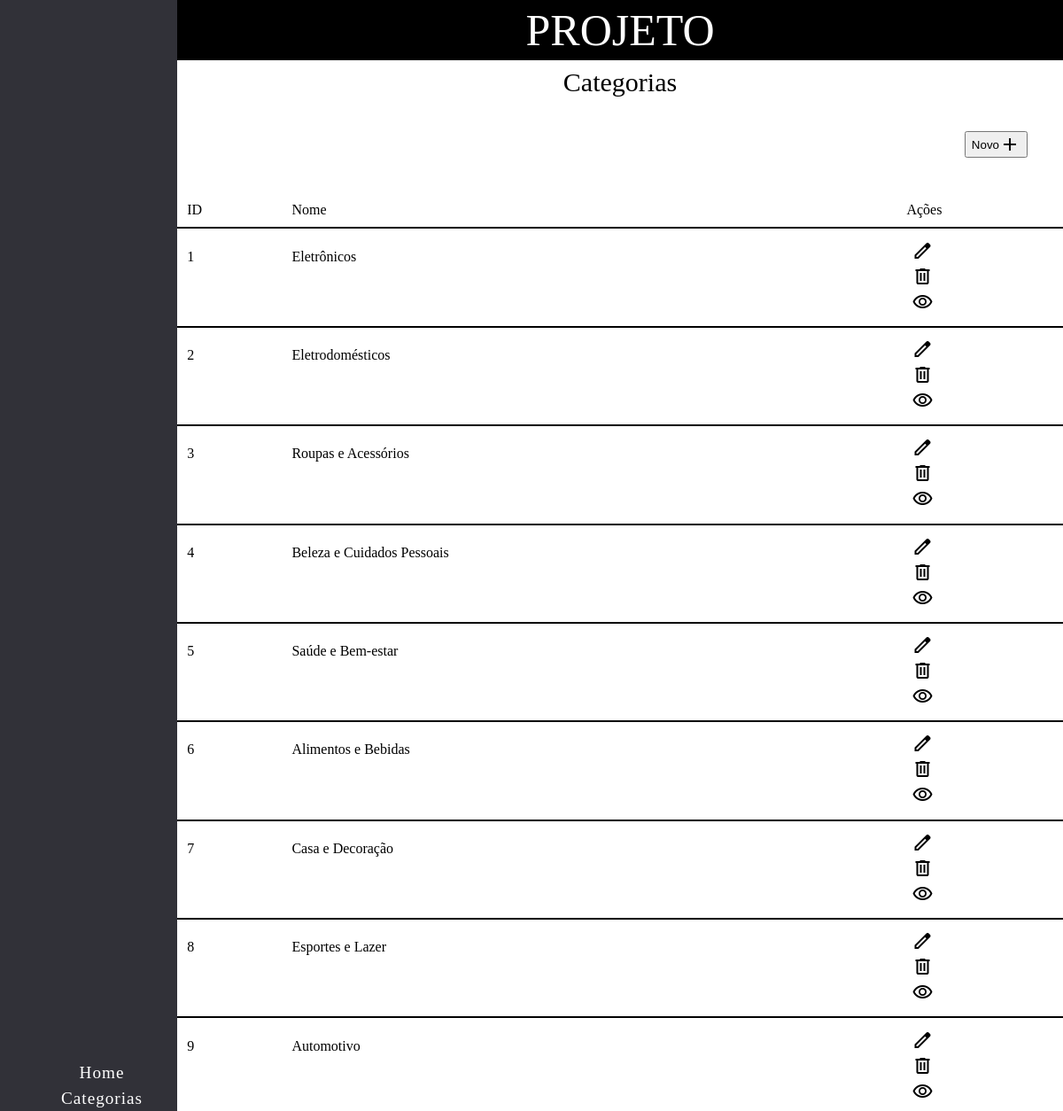
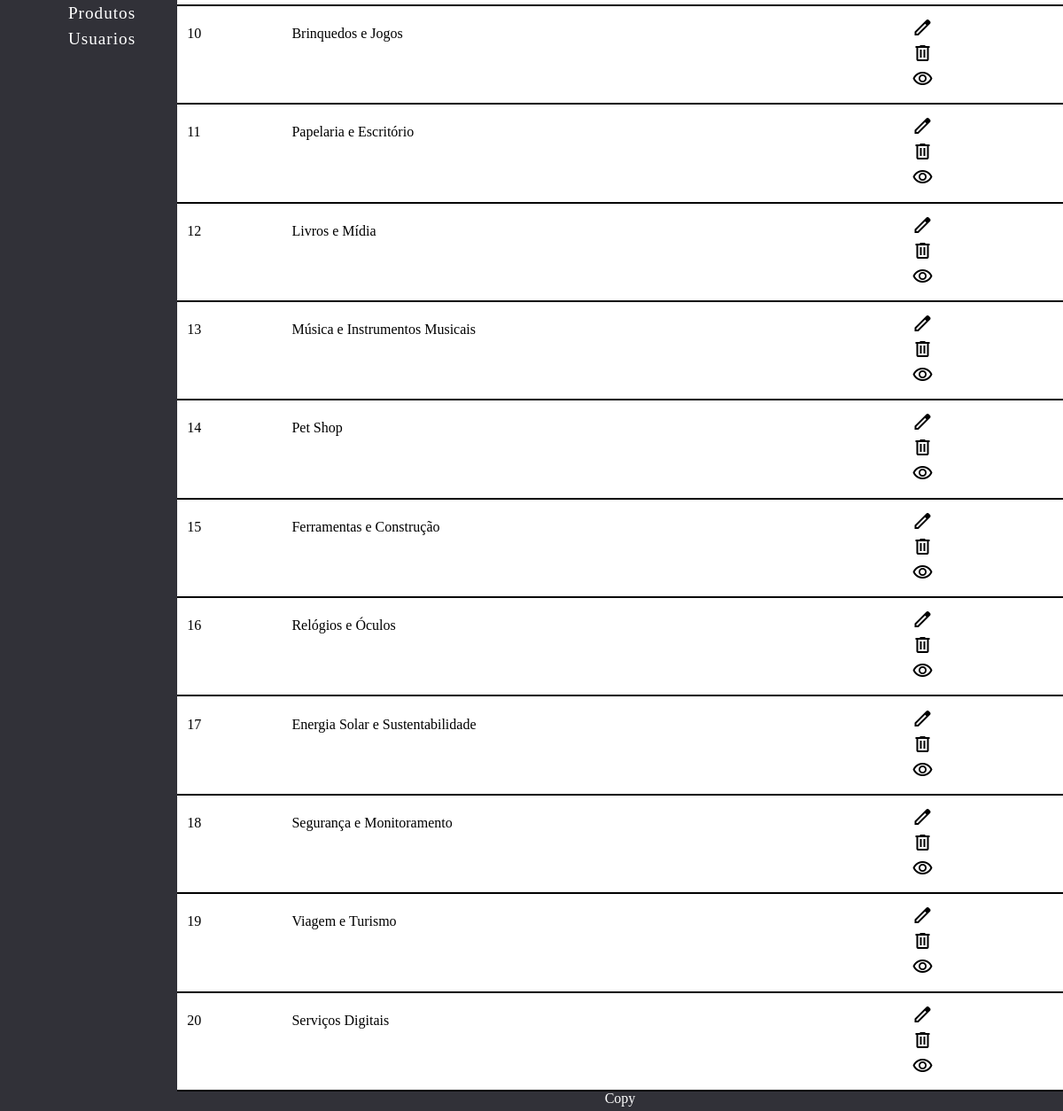
Page /view/pages/categorias.php on the committed database (2 pictures, top to bottom).
### tables this page shows
CREATE TABLE categorias (
  id INT PRIMARY KEY AUTO_INCREMENT,
  nome VARCHAR(255) NOT NULL
);

### config/Database.php (called while the page is built)
<?php
class Database {
    private $host = "localhost";
    private $port = "3306";
    private $dbName = "site_adm";
    private $user = "root";
    private $password = "";
    public function conectar() {
        $url = "mysql:host=$this->host;port=$this->port;dbname=$this->dbName";
        $conn = new PDO($url,$this->user,$this->password);
        return $conn;
    }
}

### model/CategoriaModel.php (called while the page is built, shortened)
<?php
    require_once __DIR__. "/../config/Database.php";
    class CategoriaModel {
        private $conn;
        private $table = "categorias";
        public function __construct() {
            $db = new Database();
            $this->conn = $db->conectar();
        }
        public function listar() {
            $query = "select * from $this->table";
            $stmt = $this->conn->prepare($query);
            $stmt->execute();
            $categorias = $stmt->fetchAll();
            if ($categorias) {
                return $categorias;
            } else {
                return [];
            }
        }
    }
?>

### view/pages/categorias.php (the view, shortened to what this page needs)
<?php
require_once './../../model/CategoriaModel.php';
$categoriaModel = new CategoriaModel();
$listar = $categoriaModel->listar();
?>
<?php require_once __DIR__ . '\..\components\head.php'; ?>
<body>
    <?php require_once __DIR__ . '\..\components\navbar.php'; ?>
    <?php require_once __DIR__ . '\..\components\sidebar.php'; ?>
    <main>
        <h1>Categorias</h1>
        <div class="acao">
            <a href="categoria.php">
                <button>
                    <span>Novo</span>
                    <span class="material-symbols-outlined">
                    </span>
                </button>
            </a>
        </div>
        <table class="table">
            <thead>
                <th>ID</th>
                <th>Nome</th>
                <th>Ações</th>
            </thead>
            <tbody>
                <?php foreach ($listar as $categoria) { ?>
                    <tr>
                        <td><?php echo $categoria['id'] ?></td>
                        <td><?php echo $categoria['nome'] ?></td>
                        <td>
                            <form action="categoria.php" method="GET">
                                <button class="icon-btn">
                                    <span class="material-symbols-outlined">
                                    </span>
                                </button>
                            </form>
                            <form action="categoria_excluir.php" method="POST">
                                <button class="icon-btn">
                                    <span class="material-symbols-outlined">
                                    </span>
                                </button>
                            </form>
                            <form action="categoria_excluir.php" method="POST">
                                <button class="icon-btn">
                                    <span class="material-symbols-outlined">
                                    </span>
                                </button>
                            </form>
                        </td>
                    </tr>
                <?php } ?>
            </tbody>
        </table>
    </main>
    <?php require_once __DIR__ . '\..\components\footer.php'; ?>
</body>
</html>

### view/components/head.php (shortened to what this page needs)
<!DOCTYPE html>
<html lang="pt-br">
<head>
    <link rel="stylesheet" href="/site-adm-/view/assets/css/style.css">
</head>

### view/components/navbar.php
<header>
    <h1>PROJETO</h1>
</header>

### view/components/sidebar.php (shortened to what this page needs)
<aside>
        <nav>
            <ul>
                <li>
                    <a href="home.php">Home</a>
                </li>
                <li>
                    <a href="categorias.php">Categorias</a>
                </li>
                <li>
                    <a href="produtos.php">Produtos</a>
                </li>
                <li>
                    <a href="usuarios.php">Usuarios</a>
                </li>
            </ul>
        </nav>
    </aside>

### view/components/footer.php
<footer>
    Copy
</footer>

### view/assets/css/style.css (style rules this page uses)
body { display: grid; grid-template-columns: 200px 1fr; grid-template-rows: 68px 1fr 22px; }
.icon-btn { border: none; background-color: transparent; }

### view/assets/css/components/footer.css (style rules this page uses)
footer { width: calc(100vw - 200px); height: 22px; background-color: rgb(49, 49, 56); grid-column: 2; grid-row: 3; text-align: center; color: white; }

### view/assets/css/components/acoes.css (style rules this page uses)
.acao { margin: 40px; }

### rows in the picture
categorias: id "1", nome "Eletrônicos"
categorias: id "2", nome "Eletrodomésticos"
categorias: id "3", nome "Roupas e Acessórios"
categorias: id "4", nome "Beleza e Cuidados Pessoais"
categorias: id "5", nome "Saúde e Bem-estar"
categorias: id "6", nome "Alimentos e Bebidas"
categorias: id "7", nome "Casa e Decoração"
categorias: id "8", nome "Esportes e Lazer"
categorias: id "9", nome "Automotivo"
categorias: id "10", nome "Brinquedos e Jogos"
categorias: id "11", nome "Papelaria e Escritório"
categorias: id "12", nome "Livros e Mídia"
categorias: id "13", nome "Música e Instrumentos Musicais"
categorias: id "14", nome "Pet Shop"
categorias: id "15", nome "Ferramentas e Construção"
categorias: id "16", nome "Relógios e Óculos"
categorias: id "17", nome "Energia Solar e Sustentabilidade"
categorias: id "18", nome "Segurança e Monitoramento"
categorias: id "19", nome "Viagem e Turismo"
categorias: id "20", nome "Serviços Digitais"
